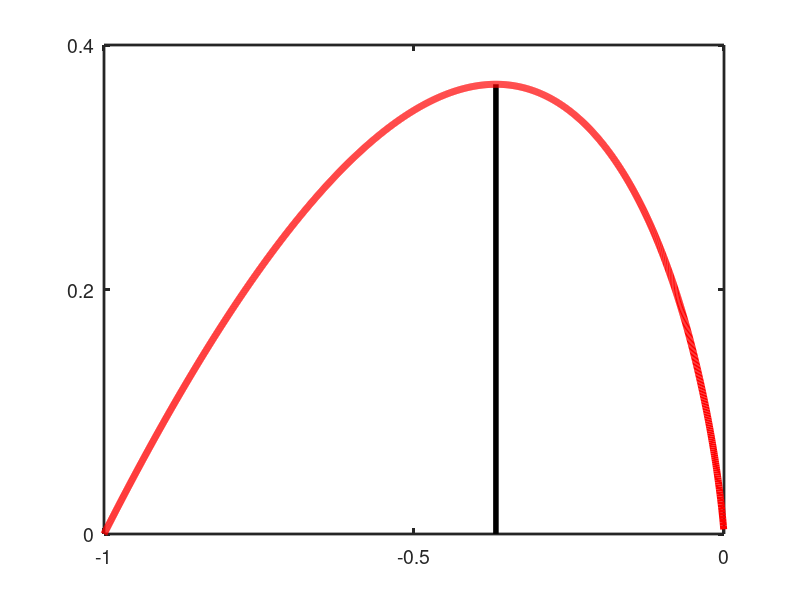

Recreate this plot in MATLAB. (Note: this script raises an error after producing the figure.)
%% Conjugate Function
%
%%
function conjugateFnExp



f = @(x)x-(x-x.*log(-x));
domain = -1:0.0005:0;
figure; hold on;
m = -1/exp(1);
plot([m,m],[0,f(m)],'-k','LineWidth',4);
plot(domain,f(domain),'-r','LineWidth',5);
axis([-1 0 0 0.4]);
set(gca,'XTick',[-1 -0.5 0],'YTick',[0 0.2 0.4],'box','on','LineWidth',2,'FontSize',14);
pdfcrop;



%annotation(gcf,'textbox',[0.7983 0.02415 0.05935 0.1111],...
%'String',{'\lambda'},...
%'FontSize',18,...
%'LineStyle','none');

annotation(gcf,'textbox',[0.1611 0.7415 0.2 0.1014],...
    'String',{'L^*(1,\lambda)'},...
    'FontSize',18,...
    'LineStyle','none');

printPmtkFigure('conjugateFnExp');




end
